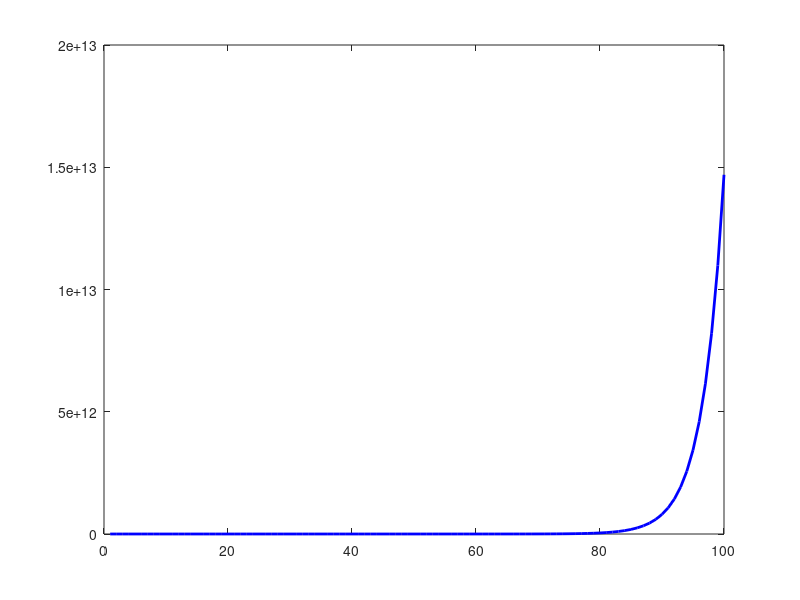

The MATLAB script that drew this image: (Note: this script raises an error after producing the figure.)
% Dati del sistema lineare
n = 3;
A = [3, 0, 4; 7, 4, 2; -1, -1, -2];
b = [7; 13; -4];

% Inizializzazione delle soluzioni e degli errori
x_jacobi = zeros(n, 1);
x_gs = zeros(n, 1);
error_jacobi = [];
error_gs = [];

% Definizione dei criteri di arresto
tolerance = 1e-6; % Tolleranza per il criterio di convergenza
max_iterations = 100; % Numero massimo di iterazioni

% Metodo di Jacobi
fprintf("Metodo di Jacobi:\n");
for k = 1:max_iterations
    x_jacobi_old = x_jacobi;
    for i = 1:n
        x_jacobi(i) = (b(i) - A(i,[1:i-1, i+1:n])*x_jacobi_old([1:i-1, i+1:n])) / A(i,i);
    end
    
    % Calcolo dell'errore
    error = norm(x_jacobi - x_jacobi_old);
    error_jacobi = [error_jacobi; error];
    
    % Verifica del criterio di convergenza
    if error < tolerance
        break;
    end
end

fprintf("Soluzione di Jacobi:\n");
disp(x_jacobi);
fprintf("Numero di iterazioni di Jacobi: %d\n", k);
fprintf("\n");

% Metodo di Gauss-Seidel
fprintf("Metodo di Gauss-Seidel:\n");
for k = 1:max_iterations
    x_gs_old = x_gs;
    for i = 1:n
        x_gs(i) = (b(i) - A(i,[1:i-1, i+1:n])*x_gs([1:i-1, i+1:n])) / A(i,i);
    end
    
    % Calcolo dell'errore
    error = norm(x_gs - x_gs_old);
    error_gs = [error_gs; error];
    
    % Verifica del criterio di convergenza
    if error < tolerance
        break;
    end
end

fprintf("Soluzione di Gauss-Seidel:\n");
disp(x_gs);
fprintf("Numero di iterazioni di Gauss-Seidel: %d\n", k);
fprintf("\n");

% Plot degli errori
figure;
iterations = 1:length(error_jacobi);
plot(iterations, error_jacobi, 'b-', 'LineWidth', 2);
hold on;
plot(iterations, error_gs, 'r--', 'LineWidth', 2);
xlabel('Iterazioni');
ylabel('Errore');
title('Confronto degli errori nei vari iterati');
legend('Jacobi', 'Gauss-Seidel');
grid on;
